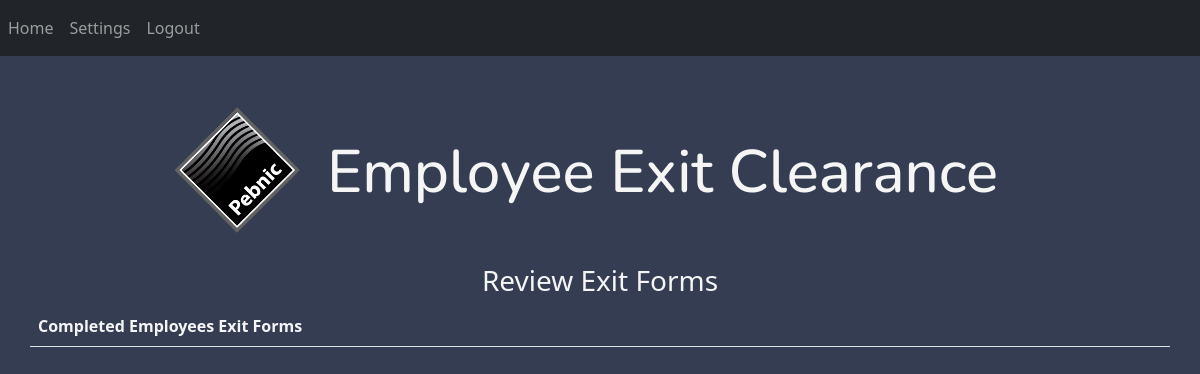
Page /complete-review (signed in) on the earlier database version.
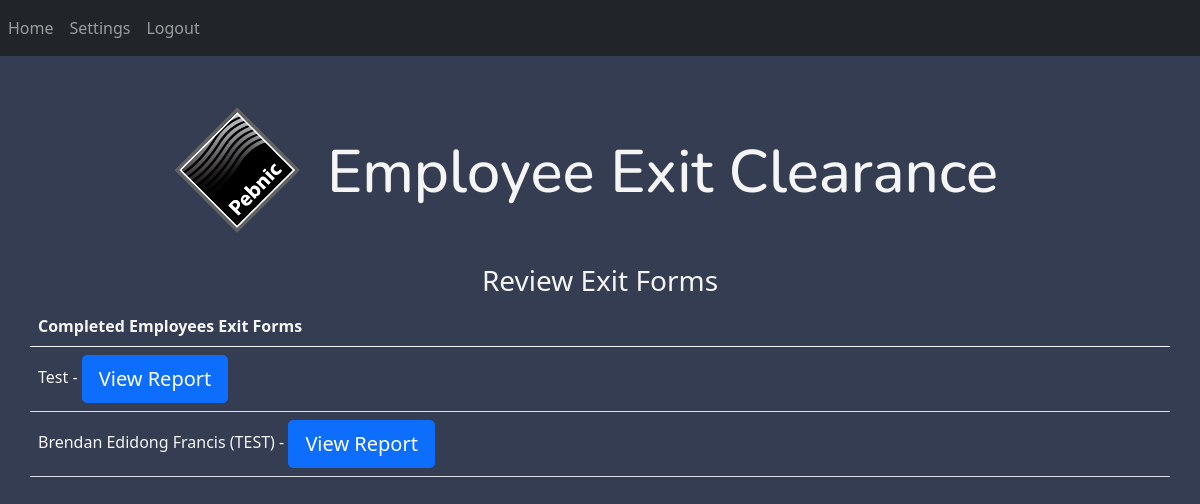
Same page on the later database version.
### website/models.py (models this page shows)
class ExitEmployees(db.Model):
    id = db.Column(db.Integer, primary_key=True)
    sendto = db.Column(db.String(150))
    employee_id = db.Column(db.String(150), unique=True)
    staff_name = db.Column(db.String(150))
    department = db.Column(db.String(150))
    location = db.Column(db.String(150))
    confirmed_employee=db.Column(db.String(20))
    employmentdate = db.Column(db.String(150))
    res_received_date = db.Column(db.String(150))
    req_notice = db.Column(db.Integer)
    prop_exitdate = db.Column(db.String(150))
    cal_exitdate = db.Column(db.String(150))
    days_inlieu =db.Column(db.Integer)
    leave_days = db.Column(db.Integer)
    sendto_name = db.Column(db.String(150))
    sendto_email = db.Column(db.String(150))
    hr_signatory = db.Column(db.String(150))
    hr_signatory_email = db.Column(db.String(150))
    bus_damages_recoverable = db.Column(db.Integer)
    bus_cash_recoverable = db.Column(db.Integer)
    id_collected = db.Column(db.String(20))
    uniform_collected = db.Column(db.String(20))
    hmo_collected = db.Column(db.String(20))
    bus_signatory = db.Column(db.String(150))
    excess_car_main = db.Column(db.Integer)
    fin_damages_recoverable = db.Column(db.Integer)
    fin_cash_recoverable = db.Column(db.Integer)
    other_charges = db.Column(db.Integer)
    fin_signatory = db.Column(db.String(150))
    laptop_make = db.Column(db.String(150))
    laptop_sn = db.Column(db.String(150))
    phone_make = db.Column(db.String(150))
    phone_sn = db.Column(db.String(150))
    ipad_make = db.Column(db.String(150))
    ipad_sn = db.Column(db.String(150))
    cug_debt = db.Column(db.Integer)
    it_signatory = db.Column(db.String(150))
    loan_balance = db.Column(db.Integer)
    rent_loan = db.Column(db.Integer)
    car_brand = db.Column(db.String(150))
    car_rn = db.Column(db.String(150))
    car_status = db.Column(db.String(150))
    accom_status = db.Column(db.String(150))
    travel_advance = db.Column(db.String(150))
    pay_employee_notice = db.Column(db.Integer)
    pay_company_notice = db.Column(db.Integer)
    cs_signatory = db.Column(db.String(150))
    hr_id_collected = db.Column(db.String(20))
    hr_uniform_collected = db.Column(db.String(20))
    hr_hmo_collected = db.Column(db.String(20))
    hr_laptop_collected = db.Column(db.String(20))
    hr_phone_collected = db.Column(db.String(20))
    hr_ipad_collected = db.Column(db.String(20))
    hr_car_collected = db.Column(db.String(20))
    hr_remarks = db.Column(db.String(10000))
    final_approval_status = db.Column(db.String(50))

### website/views.py (the view)
@views.route('/complete-review', methods=['GET', 'POST'])
@login_required
def c_review():
    exit_employees = ExitEmployees.query.filter_by(final_approval_status="Completed")
    return render_template("complete_review.html", user=current_user, exit_employees=exit_employees)

### website/templates/complete_review.html (shortened to what this page needs)
{% extends "base.html" %}
{% block stylesheet %}<link rel="stylesheet" href="{{url_for('static', filename='review.css')}}">{% endblock %}
{% block content %}
    <br>
    <h3 align="center">Review Exit Forms</h3>
    <br>
    <table class="table table-hover ">
        <thead>
            <tr>
              <th class="tghead">Completed Employees Exit Forms</th>
            </tr>
          </thead>
        {% for employee in exit_employees %}
            <tr>
                <td>{{employee.staff_name}} - <a class="btn btn-lg btn-primary" href="{{url_for('views.statement', id=employee.employee_id)}}">View Report</a></td>
            </tr>
        {% endfor %}
    </table>
{% endblock %}

Differences in the rows shown:
added ExitEmployees: staff_name "Test"
added ExitEmployees: staff_name "Brendan Edidong Francis (TEST)"
